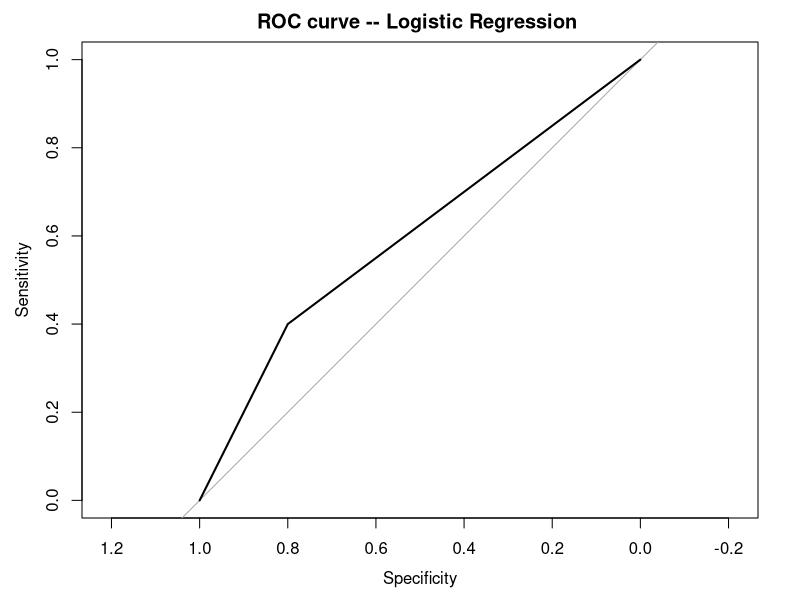

Source code (R):
#' ### Data Import
library(pROC)
#' ### Exercise 1
#' 
#' #### c)
labels <- c(0,0,0,1,1,1,1,1,0,0)
predictions <- c(0.33,0.27,0.11,0.38,0.17,0.63,0.62,0.33,0.15,0.57)
pred_labels <- ifelse(predictions > 0.5, 1, 0)
roc_score=roc(labels, pred_labels) #AUC score
plot(roc_score ,main ="ROC curve -- Logistic Regression ")